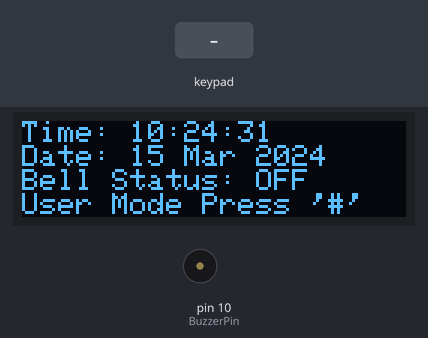
Bench run of a sketch on a simulated Arduino Uno, built with avr-gcc and run on an emulated ATmega328P. On the bench: 128×32 one-colour display, buzzer (waves = sounding, pin HIGH). Inputs (shaded band) come from the test bench. The local clock reads 2024-03-15 10:24:30 at power-on unless the sketch sets it; what the sketch prints to the serial monitor is not drawn.

Above: at 1.2 s.
1.3 s: key '#' pressed
At 2.1 s:
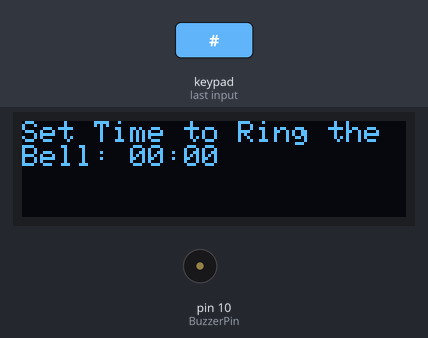
2.8 s: keypad keys 2 3 4 5 pressed 0.4 s apart
At 4.5 s:
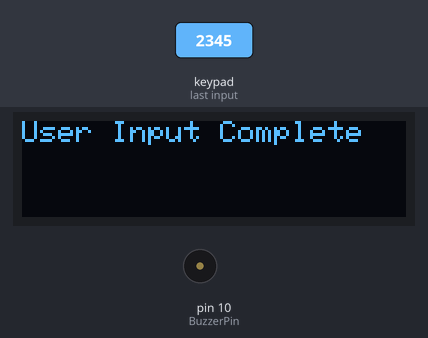
7.4 s: keypad keys 2 3 4 5 # pressed 0.4 s apart
At 9.7 s:
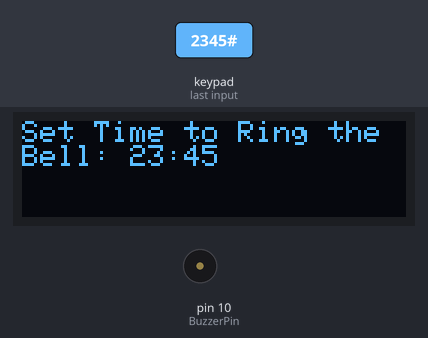
10.9 s: key 'C' pressed
At 12.2 s:
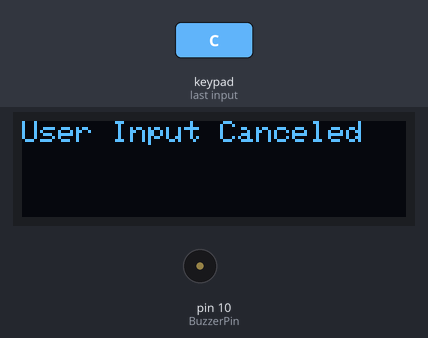
Timing chart, 0 to 13.9 s (numbered marks = the images above; inputs shaded):
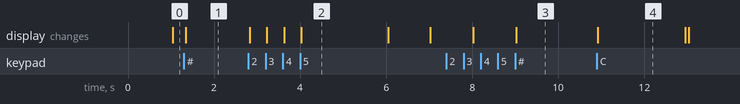

The sketch:

School_Bell_HMI.ino
```cpp
#include <Wire.h>
#include <Adafruit_GFX.h>
#include <Adafruit_SSD1306.h>
#include <RTClib.h>
#include <Keypad.h>

#define SCREEN_WIDTH 128
#define SCREEN_HEIGHT 32
#define OLED_RESET -1
Adafruit_SSD1306 display(SCREEN_WIDTH, SCREEN_HEIGHT, &Wire, OLED_RESET);
RTC_DS3231 rtc;

const char* monthNames[] = {"", "Jan", "Feb", "Mar", "Apr", "May", "Jun", "Jul", "Aug", "Sep", "Oct", "Nov", "Dec"};

const byte ROWS = 4;
const byte COLS = 4;

char keys[ROWS][COLS] = {
  {'1','2','3','A'},
  {'4','5','6','B'},
  {'7','8','9','C'},
  {'*','0','#','D'}
};

byte rowPins[ROWS] = {2, 3, 4, 5};
byte colPins[COLS] = {6, 7, 8, 9};

Keypad keypad = Keypad(makeKeymap(keys), rowPins, colPins, ROWS, COLS);

const int BuzzerPin = 10;
bool userInputMode = false;
int targetHour = 0;
int targetMinute = 0;
int userInputCount = 0;

String formatDigits(int digits);

void setup() {
  Serial.begin(9600);

  // Initialize the OLED display
  if (!display.begin(SSD1306_SWITCHCAPVCC, 0x3C)) {
    while (1);
  }
  display.clearDisplay();

  // Initialize the RTC module
  if (!rtc.begin()) {
    while (1);
  }

  // Set the RTC to the date & time of the compilation if RTC lost power
  if (rtc.lostPower()) {
    rtc.adjust(DateTime(F(__DATE__), F(__TIME__)));
  }

  // Set BuzzerPin as an OUTPUT
  pinMode(BuzzerPin, OUTPUT);
}

void loop() {
  DateTime now = rtc.now();
  display.clearDisplay();

  if (!userInputMode) {
    // Display current time and date on OLED
    display.setTextSize(1);
    display.setTextColor(SSD1306_WHITE);
    display.setCursor(0, 0);
    display.print("Time: ");
    display.print(formatDigits(now.hour()));
    display.print(':');
    display.print(formatDigits(now.minute()));
    display.print(':');
    display.println(formatDigits(now.second()));

    display.print("Date: ");
    display.print(now.day(), DEC);
    display.print(' ');
    display.print(monthNames[now.month()]);
    display.print(' ');
    display.println(now.year(), DEC);

    // Check if it's time to activate the buzzer
    if (now.hour() == targetHour && now.minute() == targetMinute) {
      display.println("Bell Status: ON");
      digitalWrite(BuzzerPin, HIGH);
    } else {
      display.println("Bell Status: OFF");
      digitalWrite(BuzzerPin, LOW);
    }

    display.println("User Mode Press '#'");
  } else {
    handleUserInputConfirmation();
  }

  display.display();

  char key = keypad.getKey();

  if (userInputMode) {
    handleUserInput(key);
  }

  // Enter user input mode when '#' key is pressed
  if (key == '#' && !userInputMode) {
    Serial.print("Set Time to Ring the Bell: ");
    userInputMode = true;
  }

  // Activate buzzer if it's the specified time
  if (now.hour() == targetHour && now.minute() == targetMinute) {
    digitalWrite(BuzzerPin, HIGH);
  } else {
    digitalWrite(BuzzerPin, LOW);
  }
}

void handleUserInput(char key) {
  if (key >= '0' && key <= '9') {
    // Process user input for setting the target time
    if (userInputCount == 0) {
      targetHour = (key - '0') * 10;
      userInputCount++;
    } else if (userInputCount == 1) {
      targetHour += (key - '0');
      if (targetHour > 23) {
        targetHour = 23;
      }
      userInputCount++;
    } else if (userInputCount == 2) {
      targetMinute = (key - '0') * 10;
      userInputCount++;
    } else if (userInputCount == 3) {
      targetMinute += (key - '0');
      if (targetMinute > 59) {
        targetMinute = 59;
      }
      userInputMode = false;
      userInputCount = 0;

      // Display user input confirmation message
      display.clearDisplay();
      display.setTextSize(1);
      display.setTextColor(SSD1306_WHITE);
      display.setCursor(0, 0);
      display.print("User Input Complete");
      display.display();

      delay(2000);
      display.clearDisplay();
    }
  } else if (key == 'C') {
    // Cancel user input and reset variables
    userInputMode = false;
    userInputCount = 0;
    targetHour = 0;
    targetMinute = 0;

    // Display user input cancellation message
    display.clearDisplay();
    display.setTextSize(1);
    display.setTextColor(SSD1306_WHITE);
    display.setCursor(0, 0);
    display.print("User Input Canceled");
    display.display();

    delay(2000);
    display.clearDisplay();
  }
}

void handleUserInputConfirmation() {
  // Display the confirmed target time during user input mode
  display.setTextSize(1);
  display.setTextColor(SSD1306_WHITE);
  display.setCursor(0, 0);
  display.print("Set Time to Ring the Bell: ");
  display.print(formatDigits(targetHour));
  display.print(':');
  display.print(formatDigits(targetMinute));
  display.println();
}

String formatDigits(int digits) {
  return (digits < 10) ? ("0" + String(digits)) : String(digits);
}
```

Measured:
- after the input at 1.3 s, the display: changes after 0.05 s (image 1)
- after the input at 2.8 s, the display: first changes at once (image 2 shows a later state)
- after the input at 7.4 s, the display: first differs from a run without the input after 1.6 s (image 3)
- after the input at 10.9 s, the display: changes at once (image 4)
- what the display in image 2 shows lasts 2.0 s, from 4.0 s to 6.0 s
